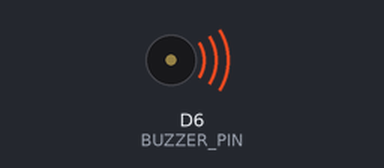
A sketch run on a simulated ESP8266 (NodeMCU). Shown: buzzer (waves = sounding). What the sketch prints to the serial monitor is not drawn.

Above: at 0.5 s.
Timing chart, 0 to 3.5 s (numbered marks = the images above):
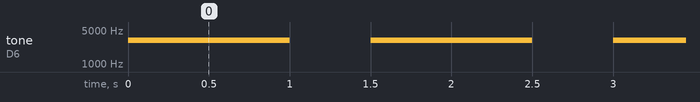

The sketch:

riic4_0-test-buzzer.ino
```cpp
// Código ejemplo para módulo Buzzer de RIIC 4.0
// Oscar Rodas / Ángel Isidro

#include <EasyBuzzer.h>

// Configuración del PIN para el módulo con la librería
int BUZZER_PIN = D6;

void setup()
{
    // Inicialización necesaria de monitor serial
    Serial.begin(115200);

    // Configuración del PIN para el módulo con la librería
    EasyBuzzer.setPin(BUZZER_PIN); //Initialize buzzer
}

void loop()
{
    //freq max 10k

    Serial.println("Buzzer encendido");
    EasyBuzzer.beep(3100); // Frequency in hertz(HZ).
    delay(1000);
    EasyBuzzer.stopBeep();
    Serial.println("Buzzer apagado");
    delay(500);
}
```

Measured:
- by itself, tone on D6 (BUZZER_PIN): alternates 3100 Hz for 1.0 s and silent for 0.50 s
